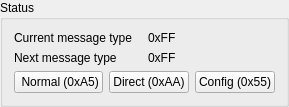
             <widget class="QGroupBox" name="groupBox_6">
              <property name="title">
               <string>Status</string>
              </property>
              <layout class="QVBoxLayout" name="verticalLayout_18">
               <item>
                <layout class="QVBoxLayout" name="verticalLayout_17">
                 <item>
                  <layout class="QHBoxLayout" name="horizontalLayout_13">
                   <item>
                    <layout class="QVBoxLayout" name="verticalLayout_15">
                     <item>
                      <widget class="QLabel" name="label_26">
                       <property name="text">
                        <string>Current message type</string>
                       </property>
                      </widget>
                     </item>
                     <item>
                      <widget class="QLabel" name="label_27">
                       <property name="text">
                        <string>Next message type</string>
                       </property>
                      </widget>
                     </item>
                    </layout>
                   </item>
                   <item>
                    <layout class="QVBoxLayout" name="verticalLayout_16">
                     <item>
                      <widget class="QLabel" name="label_current_message_type">
                       <property name="text">
                        <string>0xFF</string>
                       </property>
                      </widget>
                     </item>
                     <item>
                      <widget class="QLabel" name="label_next_message_type">
                       <property name="text">
                        <string>0xFF</string>
                       </property>
                      </widget>
                     </item>
                    </layout>
                   </item>
                  </layout>
                 </item>
                 <item>
                  <layout class="QHBoxLayout" name="horizontalLayout_12">
                   <item>
                    <widget class="QPushButton" name="pushButton_3">
                     <property name="text">
                      <string> Normal (0xA5)</string>
                     </property>
                    </widget>
                   </item>
                   <item>
                    <widget class="QPushButton" name="pushButton_2">
                     <property name="text">
                      <string>Direct (0xAA)</string>
                     </property>
                    </widget>
                   </item>
                   <item>
                    <widget class="QPushButton" name="pushButton_send_config">
                     <property name="text">
                      <string>Config (0x55)</string>
                     </property>
                    </widget>
                   </item>
                  </layout>
                 </item>
                </layout>
               </item>
              </layout>
             </widget>
